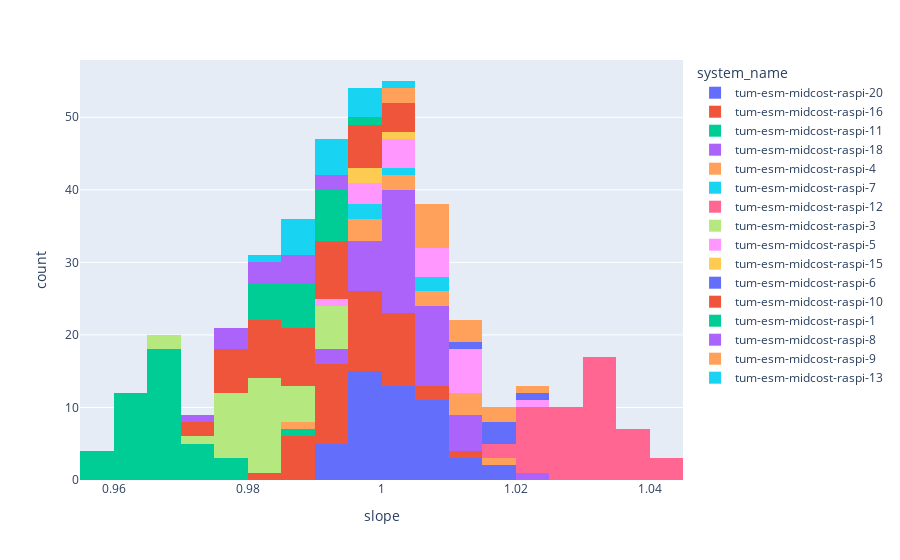
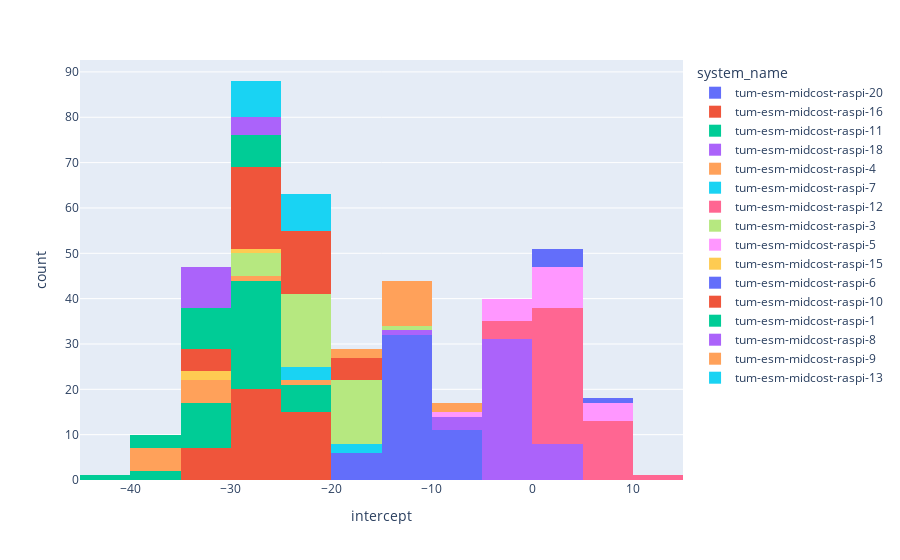

Write notebook code for charts like these, in order.
### Markdown cell above
## Plot Slope and Intercept

### Code cell
fig = px.histogram(df_two_point_cal, x="slope", color = "system_name")
fig.show()
fig = px.histogram(df_two_point_cal, x="intercept", color = "system_name")
fig.show()

### Figure 1 — Plotly figure (JSON) as saved in the notebook; plotly's stock layout.template omitted (floating-point values rounded to 4 significant figures)
{"data": [{"alignmentgroup": "True", "bingroup": "x", "hovertemplate": "system_name=tum-esm-midcost-raspi-20<br>slope=%{x}<br>count=%{y}<extra></extra>", "legendgroup": "tum-esm-midcost-raspi-20", "marker": {"color": "#636efa", "pattern": {"shape": ""}}, "name": "tum-esm-midcost-raspi-20", "offsetgroup": "tum-esm-midcost-raspi-20", "orientation": "v", "showlegend": true, "type": "histogram", "x": [1.004, 1.003, 1.001, 0.9998, 0.9983, 1.007, 1.004, 0.9993, 0.9956, 1.014, 0.9983, 1.001, 0.9989, 1.001, 1.008, 1.007, 1.001, 1.014, 1.005, 0.9998, 1.0, 1.002, 1.006, 1.017, 1.012, 1.01, 0.9993, 0.9984, 0.9946, 1.002, 0.9999, 1.003, 1.006, 1.01, 1.008, 0.9994, 0.9932, 1.016, 0.9973, 0.9992, 1.0, 1.009, 0.9937, 0.9986, 0.9918, 0.9908, 1.007, 0.9981, 1.009], "xaxis": "x", "yaxis": "y"}, {"alignmentgroup": "True", "bingroup": "x", "hovertemplate": "system_name=tum-esm-midcost-raspi-16<br>slope=%{x}<br>count=%{y}<extra></extra>", "legendgroup": "tum-esm-midcost-raspi-16", "marker": {"color": "#EF553B", "pattern": {"shape": ""}}, "name": "tum-esm-midcost-raspi-16", "offsetgroup": "tum-esm-midcost-raspi-16", "orientation": "v", "showlegend": true, "type": "histogram", "x": [0.9941, 1.002, 0.9995, 0.9871, 0.9863, 0.9905, 0.9926, 0.9941, 0.991, 1.0, 0.9979, 0.9881, 0.9946, 1.013, 1.002, 1.003, 1.0, 0.9888, 0.9947, 1.008, 0.996, 0.9948, 0.9969, 1.003, 0.9995, 1.005, 0.9964, 0.9916, 0.9904, 1.004, 1.004, 0.998, 1.0, 0.9853, 1.002, 0.993, 0.9847, 0.9879, 0.9963, 0.9977, 0.9985, 0.9953], "xaxis": "x", "yaxis": "y"}, {"alignmentgroup": "True", "bingroup": "x", "hovertemplate": "system_name=tum-esm-midcost-raspi-11<br>slope=%{x}<br>count=%{y}<extra></extra>", "legendgroup": "tum-esm-midcost-raspi-11", "marker": {"color": "#00cc96", "pattern": {"shape": ""}}, "name": "tum-esm-midcost-raspi-11", "offsetgroup": "tum-esm-midcost-raspi-11", "orientation": "v", "showlegend": true, "type": "histogram", "x": [0.9653, 0.9655, 0.9702, 0.9758, 0.9711, 0.9647, 0.966, 0.9785, 0.9589, 0.9611, 0.9627, 0.9725, 0.9685, 0.9672, 0.9667, 0.9702, 0.9655, 0.9857, 0.9645, 0.9602, 0.9642, 0.9655, 0.9641, 0.9663, 0.9675, 0.9697, 0.9658, 0.9671, 0.962, 0.966, 0.9663, 0.959, 0.9655, 0.9571, 0.9599, 0.9638, 0.9757, 0.9615, 0.965, 0.9606, 0.9698, 0.9723, 0.962], "xaxis": "x", "yaxis": "y"}, {"alignmentgroup": "True", "bingroup": "x", "hovertemplate": "system_name=tum-esm-midcost-raspi-18<br>slope=%{x}<br>count=%{y}<extra></extra>", "legendgroup": "tum-esm-midcost-raspi-18", "marker": {"color": "#ab63fa", "pattern": {"shape": ""}}, "name": "tum-esm-midcost-raspi-18", "offsetgroup": "tum-esm-midcost-raspi-18", "orientation": "v", "showlegend": true, "type": "histogram", "x": [1.01, 1.005, 0.9951, 1.002, 0.9999, 1.004, 1.002, 1.001, 1.005, 1.0, 0.9936, 1.006, 1.004, 1.012, 1.0, 1.023, 0.9992, 1.006, 0.9999, 1.001, 0.9994, 1.004, 1.01, 1.014, 0.9932, 1.013, 1.007, 1.001, 1.002, 1.009, 1.006, 1.001, 1.001, 1.014, 1.005, 1.003, 1.008, 1.005, 1.008, 1.008, 0.9972, 0.9971, 1.006], "xaxis": "x", "yaxis": "y"}, {"alignmentgroup": "True", "bingroup": "x", "hovertemplate": "system_name=tum-esm-midcost-raspi-4<br>slope=%{x}<br>count=%{y}<extra></extra>", "legendgroup": "tum-esm-midcost-raspi-4", "marker": {"color": "#FFA15A", "pattern": {"shape": ""}}, "name": "tum-esm-midcost-raspi-4", "offsetgroup": "tum-esm-midcost-raspi-4", "orientation": "v", "showlegend": true, "type": "histogram", "x": [1.011, 0.9894, 1.001, 1.008, 1.011, 0.9969, 0.9983, 1.016, 1.008, 1.0, 0.9964, 1.013], "xaxis": "x", "yaxis": "y"}, {"alignmentgroup": "True", "bingroup": "x", "hovertemplate": "system_name=tum-esm-midcost-raspi-7<br>slope=%{x}<br>count=%{y}<extra></extra>", "legendgroup": "tum-esm-midcost-raspi-7", "marker": {"color": "#19d3f3", "pattern": {"shape": ""}}, "name": "tum-esm-midcost-raspi-7", "offsetgroup": "tum-esm-midcost-raspi-7", "orientation": "v", "showlegend": true, "type": "histogram", "x": [0.9999, 1.007, 0.9955, 1.007, 1.001], "xaxis": "x", "yaxis": "y"}, {"alignmentgroup": "True", "bingroup": "x", "hovertemplate": "system_name=tum-esm-midcost-raspi-12<br>slope=%{x}<br>count=%{y}<extra></extra>", "legendgroup": "tum-esm-midcost-raspi-12", "marker": {"color": "#FF6692", "pattern": {"shape": ""}}, "name": "tum-esm-midcost-raspi-12", "offsetgroup": "tum-esm-midcost-raspi-12", "orientation": "v", "showlegend": true, "type": "histogram", "x": [1.033, 1.027, 1.026, 1.041, 1.037, 1.034, 1.026, 1.033, 1.034, 1.031, 1.016, 1.043, 1.034, 1.031, 1.039, 1.039, 1.023, 1.021, 1.037, 1.026, 1.024, 1.027, 1.03, 1.024, 1.027, 1.021, 1.03, 1.022, 1.019, 1.032, 1.031, 1.035, 1.033, 1.033, 1.026, 1.023, 1.041, 1.03, 1.021, 1.039, 1.026, 1.031, 1.034, 1.036, 1.028, 1.02, 1.031, 1.032], "xaxis": "x", "yaxis": "y"}, {"alignmentgroup": "True", "bingroup": "x", "hovertemplate": "system_name=tum-esm-midcost-raspi-3<br>slope=%{x}<br>count=%{y}<extra></extra>", "legendgroup": "tum-esm-midcost-raspi-3", "marker": {"color": "#B6E880", "pattern": {"shape": ""}}, "name": "tum-esm-midcost-raspi-3", "offsetgroup": "tum-esm-midcost-raspi-3", "orientation": "v", "showlegend": true, "type": "histogram", "x": [0.9829, 0.9735, 0.9672, 0.9845, 0.9767, 0.9798, 0.9844, 0.9872, 0.9905, 0.9848, 0.9793, 0.9888, 0.9945, 0.9942, 0.9804, 0.9752, 0.9688, 0.9816, 0.9909, 0.9788, 0.9794, 0.9754, 0.9818, 0.9766, 0.9802, 0.9806, 0.9839, 0.9788, 0.9878, 0.9857, 0.9831, 0.9945, 0.9882, 0.9819, 0.9811, 0.9921], "xaxis": "x", "yaxis": "y"}, {"alignmentgroup": "True", "bingroup": "x", "hovertemplate": "system_name=tum-esm-midcost-raspi-5<br>slope=%{x}<br>count=%{y}<extra></extra>", "legendgroup": "tum-esm-midcost-raspi-5", "marker": {"color": "#FF97FF", "pattern": {"shape": ""}}, "name": "tum-esm-midcost-raspi-5", "offsetgroup": "tum-esm-midcost-raspi-5", "orientation": "v", "showlegend": true, "type": "histogram", "x": [1.01, 0.9997, 1.011, 1.005, 1.009, 1.014, 1.001, 1.002, 1.007, 1.001, 1.023, 1.013, 1.006, 1.015, 0.9989, 1.012, 0.991, 0.996, 1.001], "xaxis": "x", "yaxis": "y"}, {"alignmentgroup": "True", "bingroup": "x", "hovertemplate": "system_name=tum-esm-midcost-raspi-15<br>slope=%{x}<br>count=%{y}<extra></extra>", "legendgroup": "tum-esm-midcost-raspi-15", "marker": {"color": "#FECB52", "pattern": {"shape": ""}}, "name": "tum-esm-midcost-raspi-15", "offsetgroup": "tum-esm-midcost-raspi-15", "orientation": "v", "showlegend": true, "type": "histogram", "x": [0.9989, 1.003, 0.9976], "xaxis": "x", "yaxis": "y"}, {"alignmentgroup": "True", "bingroup": "x", "hovertemplate": "system_name=tum-esm-midcost-raspi-6<br>slope=%{x}<br>count=%{y}<extra></extra>", "legendgroup": "tum-esm-midcost-raspi-6", "marker": {"color": "#636efa", "pattern": {"shape": ""}}, "name": "tum-esm-midcost-raspi-6", "offsetgroup": "tum-esm-midcost-raspi-6", "orientation": "v", "showlegend": true, "type": "histogram", "x": [1.018, 1.02, 1.02, 1.019, 1.01], "xaxis": "x", "yaxis": "y"}, {"alignmentgroup": "True", "bingroup": "x", "hovertemplate": "system_name=tum-esm-midcost-raspi-10<br>slope=%{x}<br>count=%{y}<extra></extra>", "legendgroup": "tum-esm-midcost-raspi-10", "marker": {"color": "#EF553B", "pattern": {"shape": ""}}, "name": "tum-esm-midcost-raspi-10", "offsetgroup": "tum-esm-midcost-raspi-10", "orientation": "v", "showlegend": true, "type": "histogram", "x": [0.9818, 0.9732, 0.9788, 0.9919, 0.9923, 1.003, 0.9904, 0.9781, 0.9952, 0.9817, 0.9749, 0.9878, 0.9863, 0.9944, 0.977, 0.9954, 1.004, 0.9895, 0.9886, 0.9903, 0.997, 0.9797, 0.981, 0.9851, 0.9987, 0.9992, 0.9903, 0.9818, 0.9826, 0.9883, 0.9819, 0.9927, 1.004, 1.0, 0.9964, 0.9801, 0.9903, 0.9824, 0.9898, 0.979, 0.9767, 0.9898], "xaxis": "x", "yaxis": "y"}, {"alignmentgroup": "True", "bingroup": "x", "hovertemplate": "system_name=tum-esm-midcost-raspi-1<br>slope=%{x}<br>count=%{y}<extra></extra>", "legendgroup": "tum-esm-midcost-raspi-1", "marker": {"color": "#00cc96", "pattern": {"shape": ""}}, "name": "tum-esm-midcost-raspi-1", "offsetgroup": "tum-esm-midcost-raspi-1", "orientation": "v", "showlegend": true, "type": "histogram", "x": [0.9975, 0.9879, 0.99, 0.9815, 0.9875, 0.9818, 0.9946, 0.9942, 0.9857, 0.9942, 0.9843, 0.9851, 0.9904, 0.9921, 0.9802, 0.9941, 0.9863, 0.9896, 0.9838], "xaxis": "x", "yaxis": "y"}, {"alignmentgroup": "True", "bingroup": "x", "hovertemplate": "system_name=tum-esm-midcost-raspi-8<br>slope=%{x}<br>count=%{y}<extra></extra>", "legendgroup": "tum-esm-midcost-raspi-8", "marker": {"color": "#ab63fa", "pattern": {"shape": ""}}, "name": "tum-esm-midcost-raspi-8", "offsetgroup": "tum-esm-midcost-raspi-8", "orientation": "v", "showlegend": true, "type": "histogram", "x": [0.9853, 0.9797, 0.9798, 0.9895, 0.9841, 0.9889, 0.9904, 0.9804, 0.975, 0.9905, 0.9844, 0.9755, 0.9855], "xaxis": "x", "yaxis": "y"}, {"alignmentgroup": "True", "bingroup": "x", "hovertemplate": "system_name=tum-esm-midcost-raspi-9<br>slope=%{x}<br>count=%{y}<extra></extra>", "legendgroup": "tum-esm-midcost-raspi-9", "marker": {"color": "#FFA15A", "pattern": {"shape": ""}}, "name": "tum-esm-midcost-raspi-9", "offsetgroup": "tum-esm-midcost-raspi-9", "orientation": "v", "showlegend": true, "type": "histogram", "x": [1.008, 1.01, 1.018, 1.002, 1.009, 1.009, 1.013, 1.016, 1.009, 1.007, 1.001, 1.01, 1.012, 1.022], "xaxis": "x", "yaxis": "y"}, {"alignmentgroup": "True", "bingroup": "x", "hovertemplate": "system_name=tum-esm-midcost-raspi-13<br>slope=%{x}<br>count=%{y}<extra></extra>", "legendgroup": "tum-esm-midcost-raspi-13", "marker": {"color": "#19d3f3", "pattern": {"shape": ""}}, "name": "tum-esm-midcost-raspi-13", "offsetgroup": "tum-esm-midcost-raspi-13", "orientation": "v", "showlegend": true, "type": "histogram", "x": [0.9891, 0.9925, 0.9837, 0.9974, 0.9888, 0.9908, 0.9953, 0.9954, 1.0, 0.9938, 0.9902, 0.9894, 0.9991, 0.9863, 0.9911, 0.9896], "xaxis": "x", "yaxis": "y"}], "layout": {"barmode": "relative", "legend": {"title": {"text": "system_name"}, "tracegroupgap": 0}, "margin": {"t": 60}, "xaxis": {"anchor": "y", "domain": [0, 1], "title": {"text": "slope"}}, "yaxis": {"anchor": "x", "domain": [0, 1], "title": {"text": "count"}}}}

### Figure 2 — Plotly figure (JSON) as saved in the notebook; plotly's stock layout.template omitted (floating-point values rounded to 4 significant figures)
{"data": [{"alignmentgroup": "True", "bingroup": "x", "hovertemplate": "system_name=tum-esm-midcost-raspi-20<br>intercept=%{x}<br>count=%{y}<extra></extra>", "legendgroup": "tum-esm-midcost-raspi-20", "marker": {"color": "#636efa", "pattern": {"shape": ""}}, "name": "tum-esm-midcost-raspi-20", "offsetgroup": "tum-esm-midcost-raspi-20", "orientation": "v", "showlegend": true, "type": "histogram", "x": [-11.83, -11.9, -11.83, -10.01, -11.42, -14.85, -13.94, -9.943, -9.747, -15.35, -9.729, -10.66, -9.709, -11.77, -13.73, -12.32, -12.97, -17.31, -13.87, -10.19, -11.6, -12.47, -13.48, -18.03, -18.12, -14.97, -11.74, -10.28, -7.78, -12.38, -10.52, -12.63, -12.35, -15.99, -13.83, -11.3, -9.172, -18.78, -10.33, -9.918, -11.68, -14.43, -6.847, -10.11, -6.295, -7.367, -13.6, -9.263, -12.78], "xaxis": "x", "yaxis": "y"}, {"alignmentgroup": "True", "bingroup": "x", "hovertemplate": "system_name=tum-esm-midcost-raspi-16<br>intercept=%{x}<br>count=%{y}<extra></extra>", "legendgroup": "tum-esm-midcost-raspi-16", "marker": {"color": "#EF553B", "pattern": {"shape": ""}}, "name": "tum-esm-midcost-raspi-16", "offsetgroup": "tum-esm-midcost-raspi-16", "orientation": "v", "showlegend": true, "type": "histogram", "x": [-24.76, -30.37, -27.54, -23.14, -20.67, -21.8, -23.93, -24.93, -23.49, -26.41, -27.47, -23.13, -25.46, -33.74, -27.72, -27.09, -26.99, -22.5, -26.89, -30.46, -28.54, -25.28, -26.15, -30.32, -27.95, -32.41, -25.53, -23.2, -23.19, -27.99, -29.96, -28.89, -29.78, -23.19, -30.79, -25.56, -20.45, -21.17, -25.82, -26.46, -30.13, -24.45], "xaxis": "x", "yaxis": "y"}, {"alignmentgroup": "True", "bingroup": "x", "hovertemplate": "system_name=tum-esm-midcost-raspi-11<br>intercept=%{x}<br>count=%{y}<extra></extra>", "legendgroup": "tum-esm-midcost-raspi-11", "marker": {"color": "#00cc96", "pattern": {"shape": ""}}, "name": "tum-esm-midcost-raspi-11", "offsetgroup": "tum-esm-midcost-raspi-11", "orientation": "v", "showlegend": true, "type": "histogram", "x": [-25.49, -23.64, -24.84, -33.22, -35.82, -29.77, -29.33, -29.49, -22.36, -27.67, -29.78, -33.21, -27.98, -32.07, -24.42, -31.76, -27.99, -41.71, -28.32, -23.5, -29.84, -29.52, -28.31, -30.38, -31.65, -29.97, -32.09, -30.37, -28.84, -28.65, -29.62, -27.55, -25.54, -25.94, -26.82, -30.73, -35.81, -25.51, -29.48, -21.8, -29.42, -31.78, -26.61], "xaxis": "x", "yaxis": "y"}, {"alignmentgroup": "True", "bingroup": "x", "hovertemplate": "system_name=tum-esm-midcost-raspi-18<br>intercept=%{x}<br>count=%{y}<extra></extra>", "legendgroup": "tum-esm-midcost-raspi-18", "marker": {"color": "#ab63fa", "pattern": {"shape": ""}}, "name": "tum-esm-midcost-raspi-18", "offsetgroup": "tum-esm-midcost-raspi-18", "orientation": "v", "showlegend": true, "type": "histogram", "x": [-3.654, -1.344, 1.953, -0.2797, -0.8767, -1.621, -0.7887, -0.05961, -2.793, -0.4401, 3.772, -2.999, -2.262, -4.212, -0.4197, -10.34, 0.824, -1.446, 0.7569, 0.6789, -0.0667, -2.729, -4.248, -7.112, 4.083, -5.144, -1.58, -0.4437, -0.5723, -3.256, -3.212, -1.072, -0.931, -6.781, -2.575, -2.231, -3.621, -2.504, -2.795, -3.358, 1.224, 1.019, -2.606], "xaxis": "x", "yaxis": "y"}, {"alignmentgroup": "True", "bingroup": "x", "hovertemplate": "system_name=tum-esm-midcost-raspi-4<br>intercept=%{x}<br>count=%{y}<extra></extra>", "legendgroup": "tum-esm-midcost-raspi-4", "marker": {"color": "#FFA15A", "pattern": {"shape": ""}}, "name": "tum-esm-midcost-raspi-4", "offsetgroup": "tum-esm-midcost-raspi-4", "orientation": "v", "showlegend": true, "type": "histogram", "x": [-35.32, -24.63, -31.27, -33.04, -37.14, -30.8, -32.31, -38.53, -35.3, -30.71, -27.63, -38.34], "xaxis": "x", "yaxis": "y"}, {"alignmentgroup": "True", "bingroup": "x", "hovertemplate": "system_name=tum-esm-midcost-raspi-7<br>intercept=%{x}<br>count=%{y}<extra></extra>", "legendgroup": "tum-esm-midcost-raspi-7", "marker": {"color": "#19d3f3", "pattern": {"shape": ""}}, "name": "tum-esm-midcost-raspi-7", "offsetgroup": "tum-esm-midcost-raspi-7", "orientation": "v", "showlegend": true, "type": "histogram", "x": [-18.95, -23.33, -16.9, -22.24, -20.22], "xaxis": "x", "yaxis": "y"}, {"alignmentgroup": "True", "bingroup": "x", "hovertemplate": "system_name=tum-esm-midcost-raspi-12<br>intercept=%{x}<br>count=%{y}<extra></extra>", "legendgroup": "tum-esm-midcost-raspi-12", "marker": {"color": "#FF6692", "pattern": {"shape": ""}}, "name": "tum-esm-midcost-raspi-12", "offsetgroup": "tum-esm-midcost-raspi-12", "orientation": "v", "showlegend": true, "type": "histogram", "x": [1.083, 4.132, 5.724, -0.3335, 0.6963, 0.488, 5.708, 2.755, 0.7272, 2.253, 10.49, -4.092, 1.878, 3.421, -2.105, 0.05624, 7.899, 7.018, 1.868, 4.221, 5.737, 3.267, 4.253, 7.003, 3.375, 7.967, 2.615, 6.514, 7.51, 2.692, 4.041, 1.757, 2.267, 3.034, 3.965, 6.376, 1.042, 4.173, 8.316, -1.137, 6.159, 1.828, 4.476, 1.582, 2.969, 7.389, 4.617, 3.182], "xaxis": "x", "yaxis": "y"}, {"alignmentgroup": "True", "bingroup": "x", "hovertemplate": "system_name=tum-esm-midcost-raspi-3<br>intercept=%{x}<br>count=%{y}<extra></extra>", "legendgroup": "tum-esm-midcost-raspi-3", "marker": {"color": "#B6E880", "pattern": {"shape": ""}}, "name": "tum-esm-midcost-raspi-3", "offsetgroup": "tum-esm-midcost-raspi-3", "orientation": "v", "showlegend": true, "type": "histogram", "x": [-20.32, -16.75, -11.93, -20.81, -17.93, -19.29, -22.56, -22.95, -26.21, -22.73, -16.31, -22.72, -26.12, -26.12, -19.71, -16.31, -16.31, -20.28, -23.49, -20.18, -20.18, -16.79, -22.87, -18.02, -18.74, -20.22, -22.43, -19.57, -23.42, -18.35, -20.01, -26.05, -19.56, -20.02, -19.94, -27.11], "xaxis": "x", "yaxis": "y"}, {"alignmentgroup": "True", "bingroup": "x", "hovertemplate": "system_name=tum-esm-midcost-raspi-5<br>intercept=%{x}<br>count=%{y}<extra></extra>", "legendgroup": "tum-esm-midcost-raspi-5", "marker": {"color": "#FF97FF", "pattern": {"shape": ""}}, "name": "tum-esm-midcost-raspi-5", "offsetgroup": "tum-esm-midcost-raspi-5", "orientation": "v", "showlegend": true, "type": "histogram", "x": [0.611, 6.387, -0.2365, 3.235, 2.201, -0.3548, 3.266, 5.001, 1.954, 4.517, -5.376, -0.791, 3.62, -2.799, 4.972, -0.3462, 8.32, 6.636, 4.968], "xaxis": "x", "yaxis": "y"}, {"alignmentgroup": "True", "bingroup": "x", "hovertemplate": "system_name=tum-esm-midcost-raspi-15<br>intercept=%{x}<br>count=%{y}<extra></extra>", "legendgroup": "tum-esm-midcost-raspi-15", "marker": {"color": "#FECB52", "pattern": {"shape": ""}}, "name": "tum-esm-midcost-raspi-15", "offsetgroup": "tum-esm-midcost-raspi-15", "orientation": "v", "showlegend": true, "type": "histogram", "x": [-30.27, -32.44, -29.49], "xaxis": "x", "yaxis": "y"}, {"alignmentgroup": "True", "bingroup": "x", "hovertemplate": "system_name=tum-esm-midcost-raspi-6<br>intercept=%{x}<br>count=%{y}<extra></extra>", "legendgroup": "tum-esm-midcost-raspi-6", "marker": {"color": "#636efa", "pattern": {"shape": ""}}, "name": "tum-esm-midcost-raspi-6", "offsetgroup": "tum-esm-midcost-raspi-6", "orientation": "v", "showlegend": true, "type": "histogram", "x": [2.487, 1.391, 2.35, 2.544, 6.342], "xaxis": "x", "yaxis": "y"}, {"alignmentgroup": "True", "bingroup": "x", "hovertemplate": "system_name=tum-esm-midcost-raspi-10<br>intercept=%{x}<br>count=%{y}<extra></extra>", "legendgroup": "tum-esm-midcost-raspi-10", "marker": {"color": "#EF553B", "pattern": {"shape": ""}}, "name": "tum-esm-midcost-raspi-10", "offsetgroup": "tum-esm-midcost-raspi-10", "orientation": "v", "showlegend": true, "type": "histogram", "x": [-21.38, -18.11, -20.45, -27.44, -28.54, -32.97, -23.93, -21.3, -28.42, -22.35, -20.42, -26.52, -25.85, -28.62, -19.89, -25.45, -34.11, -26.11, -26.63, -25.56, -31.01, -20.74, -21.8, -22.94, -26.9, -26.72, -26.97, -22.45, -20.92, -22.49, -19.07, -28.44, -30.35, -30.3, -29.78, -17.69, -27.73, -23.34, -26.46, -17.56, -21.12, -27.87], "xaxis": "x", "yaxis": "y"}, {"alignmentgroup": "True", "bingroup": "x", "hovertemplate": "system_name=tum-esm-midcost-raspi-1<br>intercept=%{x}<br>count=%{y}<extra></extra>", "legendgroup": "tum-esm-midcost-raspi-1", "marker": {"color": "#00cc96", "pattern": {"shape": ""}}, "name": "tum-esm-midcost-raspi-1", "offsetgroup": "tum-esm-midcost-raspi-1", "orientation": "v", "showlegend": true, "type": "histogram", "x": [-37.12, -29.46, -33.29, -26.85, -33.38, -28.75, -35.12, -33.84, -31.78, -35.63, -28.57, -29.43, -33.8, -33.12, -28.34, -33.13, -29.87, -31.62, -30.18], "xaxis": "x", "yaxis": "y"}, {"alignmentgroup": "True", "bingroup": "x", "hovertemplate": "system_name=tum-esm-midcost-raspi-8<br>intercept=%{x}<br>count=%{y}<extra></extra>", "legendgroup": "tum-esm-midcost-raspi-8", "marker": {"color": "#ab63fa", "pattern": {"shape": ""}}, "name": "tum-esm-midcost-raspi-8", "offsetgroup": "tum-esm-midcost-raspi-8", "orientation": "v", "showlegend": true, "type": "histogram", "x": [-32.51, -26.77, -29.76, -34.15, -32.45, -34.7, -33.99, -30.05, -25.06, -33.47, -30.63, -26.14, -33.59], "xaxis": "x", "yaxis": "y"}, {"alignmentgroup": "True", "bingroup": "x", "hovertemplate": "system_name=tum-esm-midcost-raspi-9<br>intercept=%{x}<br>count=%{y}<extra></extra>", "legendgroup": "tum-esm-midcost-raspi-9", "marker": {"color": "#FFA15A", "pattern": {"shape": ""}}, "name": "tum-esm-midcost-raspi-9", "offsetgroup": "tum-esm-midcost-raspi-9", "orientation": "v", "showlegend": true, "type": "histogram", "x": [-11.05, -13.03, -16.33, -8.623, -11.09, -11.39, -13.14, -13.31, -12.18, -11.75, -8.008, -12.56, -12.63, -18.81], "xaxis": "x", "yaxis": "y"}, {"alignmentgroup": "True", "bingroup": "x", "hovertemplate": "system_name=tum-esm-midcost-raspi-13<br>intercept=%{x}<br>count=%{y}<extra></extra>", "legendgroup": "tum-esm-midcost-raspi-13", "marker": {"color": "#19d3f3", "pattern": {"shape": ""}}, "name": "tum-esm-midcost-raspi-13", "offsetgroup": "tum-esm-midcost-raspi-13", "orientation": "v", "showlegend": true, "type": "histogram", "x": [-23.66, -29.04, -24.25, -27.5, -26.86, -22.56, -29.82, -24.45, -27.29, -29.04, -23.04, -21.63, -27.1, -21.0, -24.25, -27.07], "xaxis": "x", "yaxis": "y"}], "layout": {"barmode": "relative", "legend": {"title": {"text": "system_name"}, "tracegroupgap": 0}, "margin": {"t": 60}, "xaxis": {"anchor": "y", "domain": [0, 1], "title": {"text": "intercept"}}, "yaxis": {"anchor": "x", "domain": [0, 1], "title": {"text": "count"}}}}
